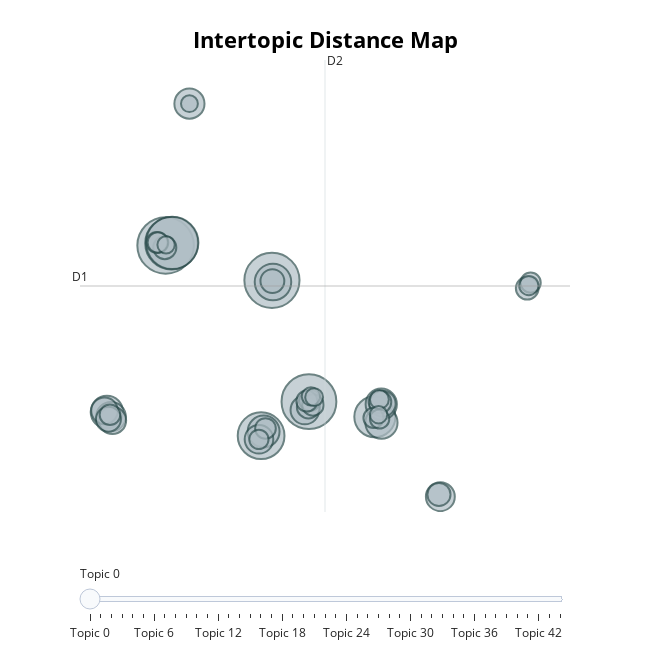

The notebook cell saved with this chart:
### Markdown cell above
We can see that the amount of topics has reduced from 65 to 45.

### Code cell
default_topic_model.visualize_topics()

### Figure 1 — Plotly figure (JSON) as saved in the notebook; plotly's stock layout.template omitted (floating-point values rounded to 4 significant figures; data arrays with more than 128 entries replaced by an {"elided": "..."} marker saying what was removed)
{"data": [{"customdata": {"elided": "45x3 mixed values"}, "hovertemplate": "<b>Topic %{customdata[0]}</b><br>%{customdata[1]}<br>Size: %{customdata[2]}", "legendgroup": "", "marker": {"color": "#B0BEC5", "line": {"color": "DarkSlateGrey", "width": 2}, "size": [180, 171, 169, 155, 154, 123, 95, 75, 59, 58, 57, 55, 51, 49, 47, 46, 46, 42, 40, 38, 35, 32, 30, 30, 30, 29, 29, 26, 26, 25, 25, 24, 24, 24, 23, 23, 21, 21, 21, 20, 19, 18, 17, 17, 16], "sizemode": "area", "sizeref": 0.1125, "symbol": "circle"}, "mode": "markers", "name": "", "orientation": "v", "showlegend": false, "type": "scatter", "x": [-9.591, 0.3526, 3.814, -9.041, -8.973, -0.6615, 9.979, 0.4491, -15.08, 10.6, -0.4252, 10.58, -7.364, -14.7, 16.1, -0.8601, 3.431, -14.56, -15.3, 10.7, -14.94, 0.3947, 3.765, -9.67, 15.97, 24.23, 10.45, 3.904, 4.184, 3.617, -10.4, -14.79, -10.31, -0.2517, 9.855, 24.55, -0.8673, 10.42, 24.38, 10.4, 3.998, 4.3, 10.32, -9.549, -7.364], "xaxis": "x", "y": [8.624, 6.605, -0.4059, 8.75, 8.772, -2.368, -1.274, 6.509, -1.001, -1.616, -2.126, -0.5482, 16.82, -1.271, -5.895, -2.575, -0.8872, -1.487, -0.9318, -0.5215, -1.419, 6.563, -0.7063, 8.498, -5.766, 6.154, -0.4221, -0.3187, -0.5912, -0.3689, 8.796, -1.158, 8.794, -1.953, -1.344, 6.473, -2.582, -1.402, 6.305, -0.2777, -0.09801, -0.1435, -1.157, 8.657, 16.82], "yaxis": "y"}], "layout": {"annotations": [{"showarrow": false, "text": "D1", "x": -17.6, "y": 6.28, "yshift": 10}, {"showarrow": false, "text": "D2", "x": 5.315, "xshift": 10, "y": 19.34}], "height": 650, "hoverlabel": {"bgcolor": "white", "font": {"family": "Rockwell", "size": 16}}, "legend": {"itemsizing": "constant", "tracegroupgap": 0}, "margin": {"t": 60}, "shapes": [{"line": {"color": "#CFD8DC", "width": 2}, "type": "line", "x0": 5.315, "x1": 5.315, "y0": -6.78, "y1": 19.34}, {"line": {"color": "#9E9E9E", "width": 2}, "type": "line", "x0": -17.6, "x1": 28.23, "y0": 6.28, "y1": 6.28}], "sliders": [{"active": 0, "pad": {"t": 50}, "steps": [{"args": [{"marker.color": [["red", "#B0BEC5", "#B0BEC5", "#B0BEC5", "#B0BEC5", "#B0BEC5", "#B0BEC5", "#B0BEC5", "#B0BEC5", "#B0BEC5", "#B0BEC5", "#B0BEC5", "#B0BEC5", "#B0BEC5", "#B0BEC5", "#B0BEC5", "#B0BEC5", "#B0BEC5", "#B0BEC5", "#B0BEC5", "#B0BEC5", "#B0BEC5", "#B0BEC5", "#B0BEC5", "#B0BEC5", "#B0BEC5", "#B0BEC5", "#B0BEC5", "#B0BEC5", "#B0BEC5", "#B0BEC5", "#B0BEC5", "#B0BEC5", "#B0BEC5", "#B0BEC5", "#B0BEC5", "#B0BEC5", "#B0BEC5", "#B0BEC5", "#B0BEC5", "#B0BEC5", "#B0BEC5", "#B0BEC5", "#B0BEC5", "#B0BEC5"]]}], "label": "Topic 0", "method": "update"}, {"args": [{"marker.color": [["#B0BEC5", "red", "#B0BEC5", "#B0BEC5", "#B0BEC5", "#B0BEC5", "#B0BEC5", "#B0BEC5", "#B0BEC5", "#B0BEC5", "#B0BEC5", "#B0BEC5", "#B0BEC5", "#B0BEC5", "#B0BEC5", "#B0BEC5", "#B0BEC5", "#B0BEC5", "#B0BEC5", "#B0BEC5", "#B0BEC5", "#B0BEC5", "#B0BEC5", "#B0BEC5", "#B0BEC5", "#B0BEC5", "#B0BEC5", "#B0BEC5", "#B0BEC5", "#B0BEC5", "#B0BEC5", "#B0BEC5", "#B0BEC5", "#B0BEC5", "#B0BEC5", "#B0BEC5", "#B0BEC5", "#B0BEC5", "#B0BEC5", "#B0BEC5", "#B0BEC5", "#B0BEC5", "#B0BEC5", "#B0BEC5", "#B0BEC5"]]}], "label": "Topic 1", "method": "update"}, {"args": [{"marker.color": [["#B0BEC5", "#B0BEC5", "red", "#B0BEC5", "#B0BEC5", "#B0BEC5", "#B0BEC5", "#B0BEC5", "#B0BEC5", "#B0BEC5", "#B0BEC5", "#B0BEC5", "#B0BEC5", "#B0BEC5", "#B0BEC5", "#B0BEC5", "#B0BEC5", "#B0BEC5", "#B0BEC5", "#B0BEC5", "#B0BEC5", "#B0BEC5", "#B0BEC5", "#B0BEC5", "#B0BEC5", "#B0BEC5", "#B0BEC5", "#B0BEC5", "#B0BEC5", "#B0BEC5", "#B0BEC5", "#B0BEC5", "#B0BEC5", "#B0BEC5", "#B0BEC5", "#B0BEC5", "#B0BEC5", "#B0BEC5", "#B0BEC5", "#B0BEC5", "#B0BEC5", "#B0BEC5", "#B0BEC5", "#B0BEC5", "#B0BEC5"]]}], "label": "Topic 2", "method": "update"}, {"args": [{"marker.color": [["#B0BEC5", "#B0BEC5", "#B0BEC5", "red", "#B0BEC5", "#B0BEC5", "#B0BEC5", "#B0BEC5", "#B0BEC5", "#B0BEC5", "#B0BEC5", "#B0BEC5", "#B0BEC5", "#B0BEC5", "#B0BEC5", "#B0BEC5", "#B0BEC5", "#B0BEC5", "#B0BEC5", "#B0BEC5", "#B0BEC5", "#B0BEC5", "#B0BEC5", "#B0BEC5", "#B0BEC5", "#B0BEC5", "#B0BEC5", "#B0BEC5", "#B0BEC5", "#B0BEC5", "#B0BEC5", "#B0BEC5", "#B0BEC5", "#B0BEC5", "#B0BEC5", "#B0BEC5", "#B0BEC5", "#B0BEC5", "#B0BEC5", "#B0BEC5", "#B0BEC5", "#B0BEC5", "#B0BEC5", "#B0BEC5", "#B0BEC5"]]}], "label": "Topic 3", "method": "update"}, {"args": [{"marker.color": [["#B0BEC5", "#B0BEC5", "#B0BEC5", "#B0BEC5", "red", "#B0BEC5", "#B0BEC5", "#B0BEC5", "#B0BEC5", "#B0BEC5", "#B0BEC5", "#B0BEC5", "#B0BEC5", "#B0BEC5", "#B0BEC5", "#B0BEC5", "#B0BEC5", "#B0BEC5", "#B0BEC5", "#B0BEC5", "#B0BEC5", "#B0BEC5", "#B0BEC5", "#B0BEC5", "#B0BEC5", "#B0BEC5", "#B0BEC5", "#B0BEC5", "#B0BEC5", "#B0BEC5", "#B0BEC5", "#B0BEC5", "#B0BEC5", "#B0BEC5", "#B0BEC5", "#B0BEC5", "#B0BEC5", "#B0BEC5", "#B0BEC5", "#B0BEC5", "#B0BEC5", "#B0BEC5", "#B0BEC5", "#B0BEC5", "#B0BEC5"]]}], "label": "Topic 4", "method": "update"}, {"args": [{"marker.color": [["#B0BEC5", "#B0BEC5", "#B0BEC5", "#B0BEC5", "#B0BEC5", "red", "#B0BEC5", "#B0BEC5", "#B0BEC5", "#B0BEC5", "#B0BEC5", "#B0BEC5", "#B0BEC5", "#B0BEC5", "#B0BEC5", "#B0BEC5", "#B0BEC5", "#B0BEC5", "#B0BEC5", "#B0BEC5", "#B0BEC5", "#B0BEC5", "#B0BEC5", "#B0BEC5", "#B0BEC5", "#B0BEC5", "#B0BEC5", "#B0BEC5", "#B0BEC5", "#B0BEC5", "#B0BEC5", "#B0BEC5", "#B0BEC5", "#B0BEC5", "#B0BEC5", "#B0BEC5", "#B0BEC5", "#B0BEC5", "#B0BEC5", "#B0BEC5", "#B0BEC5", "#B0BEC5", "#B0BEC5", "#B0BEC5", "#B0BEC5"]]}], "label": "Topic 5", "method": "update"}, {"args": [{"marker.color": [["#B0BEC5", "#B0BEC5", "#B0BEC5", "#B0BEC5", "#B0BEC5", "#B0BEC5", "red", "#B0BEC5", "#B0BEC5", "#B0BEC5", "#B0BEC5", "#B0BEC5", "#B0BEC5", "#B0BEC5", "#B0BEC5", "#B0BEC5", "#B0BEC5", "#B0BEC5", "#B0BEC5", "#B0BEC5", "#B0BEC5", "#B0BEC5", "#B0BEC5", "#B0BEC5", "#B0BEC5", "#B0BEC5", "#B0BEC5", "#B0BEC5", "#B0BEC5", "#B0BEC5", "#B0BEC5", "#B0BEC5", "#B0BEC5", "#B0BEC5", "#B0BEC5", "#B0BEC5", "#B0BEC5", "#B0BEC5", "#B0BEC5", "#B0BEC5", "#B0BEC5", "#B0BEC5", "#B0BEC5", "#B0BEC5", "#B0BEC5"]]}], "label": "Topic 6", "method": "update"}, {"args": [{"marker.color": [["#B0BEC5", "#B0BEC5", "#B0BEC5", "#B0BEC5", "#B0BEC5", "#B0BEC5", "#B0BEC5", "red", "#B0BEC5", "#B0BEC5", "#B0BEC5", "#B0BEC5", "#B0BEC5", "#B0BEC5", "#B0BEC5", "#B0BEC5", "#B0BEC5", "#B0BEC5", "#B0BEC5", "#B0BEC5", "#B0BEC5", "#B0BEC5", "#B0BEC5", "#B0BEC5", "#B0BEC5", "#B0BEC5", "#B0BEC5", "#B0BEC5", "#B0BEC5", "#B0BEC5", "#B0BEC5", "#B0BEC5", "#B0BEC5", "#B0BEC5", "#B0BEC5", "#B0BEC5", "#B0BEC5", "#B0BEC5", "#B0BEC5", "#B0BEC5", "#B0BEC5", "#B0BEC5", "#B0BEC5", "#B0BEC5", "#B0BEC5"]]}], "label": "Topic 7", "method": "update"}, {"args": [{"marker.color": [["#B0BEC5", "#B0BEC5", "#B0BEC5", "#B0BEC5", "#B0BEC5", "#B0BEC5", "#B0BEC5", "#B0BEC5", "red", "#B0BEC5", "#B0BEC5", "#B0BEC5", "#B0BEC5", "#B0BEC5", "#B0BEC5", "#B0BEC5", "#B0BEC5", "#B0BEC5", "#B0BEC5", "#B0BEC5", "#B0BEC5", "#B0BEC5", "#B0BEC5", "#B0BEC5", "#B0BEC5", "#B0BEC5", "#B0BEC5", "#B0BEC5", "#B0BEC5", "#B0BEC5", "#B0BEC5", "#B0BEC5", "#B0BEC5", "#B0BEC5", "#B0BEC5", "#B0BEC5", "#B0BEC5", "#B0BEC5", "#B0BEC5", "#B0BEC5", "#B0BEC5", "#B0BEC5", "#B0BEC5", "#B0BEC5", "#B0BEC5"]]}], "label": "Topic 8", "method": "update"}, {"args": [{"marker.color": [["#B0BEC5", "#B0BEC5", "#B0BEC5", "#B0BEC5", "#B0BEC5", "#B0BEC5", "#B0BEC5", "#B0BEC5", "#B0BEC5", "red", "#B0BEC5", "#B0BEC5", "#B0BEC5", "#B0BEC5", "#B0BEC5", "#B0BEC5", "#B0BEC5", "#B0BEC5", "#B0BEC5", "#B0BEC5", "#B0BEC5", "#B0BEC5", "#B0BEC5", "#B0BEC5", "#B0BEC5", "#B0BEC5", "#B0BEC5", "#B0BEC5", "#B0BEC5", "#B0BEC5", "#B0BEC5", "#B0BEC5", "#B0BEC5", "#B0BEC5", "#B0BEC5", "#B0BEC5", "#B0BEC5", "#B0BEC5", "#B0BEC5", "#B0BEC5", "#B0BEC5", "#B0BEC5", "#B0BEC5", "#B0BEC5", "#B0BEC5"]]}], "label": "Topic 9", "method": "update"}, {"args": [{"marker.color": [["#B0BEC5", "#B0BEC5", "#B0BEC5", "#B0BEC5", "#B0BEC5", "#B0BEC5", "#B0BEC5", "#B0BEC5", "#B0BEC5", "#B0BEC5", "red", "#B0BEC5", "#B0BEC5", "#B0BEC5", "#B0BEC5", "#B0BEC5", "#B0BEC5", "#B0BEC5", "#B0BEC5", "#B0BEC5", "#B0BEC5", "#B0BEC5", "#B0BEC5", "#B0BEC5", "#B0BEC5", "#B0BEC5", "#B0BEC5", "#B0BEC5", "#B0BEC5", "#B0BEC5", "#B0BEC5", "#B0BEC5", "#B0BEC5", "#B0BEC5", "#B0BEC5", "#B0BEC5", "#B0BEC5", "#B0BEC5", "#B0BEC5", "#B0BEC5", "#B0BEC5", "#B0BEC5", "#B0BEC5", "#B0BEC5", "#B0BEC5"]]}], "label": "Topic 10", "method": "update"}, {"args": [{"marker.color": [["#B0BEC5", "#B0BEC5", "#B0BEC5", "#B0BEC5", "#B0BEC5", "#B0BEC5", "#B0BEC5", "#B0BEC5", "#B0BEC5", "#B0BEC5", "#B0BEC5", "red", "#B0BEC5", "#B0BEC5", "#B0BEC5", "#B0BEC5", "#B0BEC5", "#B0BEC5", "#B0BEC5", "#B0BEC5", "#B0BEC5", "#B0BEC5", "#B0BEC5", "#B0BEC5", "#B0BEC5", "#B0BEC5", "#B0BEC5", "#B0BEC5", "#B0BEC5", "#B0BEC5", "#B0BEC5", "#B0BEC5", "#B0BEC5", "#B0BEC5", "#B0BEC5", "#B0BEC5", "#B0BEC5", "#B0BEC5", "#B0BEC5", "#B0BEC5", "#B0BEC5", "#B0BEC5", "#B0BEC5", "#B0BEC5", "#B0BEC5"]]}], "label": "Topic 11", "method": "update"}, {"args": [{"marker.color": [["#B0BEC5", "#B0BEC5", "#B0BEC5", "#B0BEC5", "#B0BEC5", "#B0BEC5", "#B0BEC5", "#B0BEC5", "#B0BEC5", "#B0BEC5", "#B0BEC5", "#B0BEC5", "red", "#B0BEC5", "#B0BEC5", "#B0BEC5", "#B0BEC5", "#B0BEC5", "#B0BEC5", "#B0BEC5", "#B0BEC5", "#B0BEC5", "#B0BEC5", "#B0BEC5", "#B0BEC5", "#B0BEC5", "#B0BEC5", "#B0BEC5", "#B0BEC5", "#B0BEC5", "#B0BEC5", "#B0BEC5", "#B0BEC5", "#B0BEC5", "#B0BEC5", "#B0BEC5", "#B0BEC5", "#B0BEC5", "#B0BEC5", "#B0BEC5", "#B0BEC5", "#B0BEC5", "#B0BEC5", "#B0BEC5", "#B0BEC5"]]}], "label": "Topic 12", "method": "update"}, {"args": [{"marker.color": [["#B0BEC5", "#B0BEC5", "#B0BEC5", "#B0BEC5", "#B0BEC5", "#B0BEC5", "#B0BEC5", "#B0BEC5", "#B0BEC5", "#B0BEC5", "#B0BEC5", "#B0BEC5", "#B0BEC5", "red", "#B0BEC5", "#B0BEC5", "#B0BEC5", "#B0BEC5", "#B0BEC5", "#B0BEC5", "#B0BEC5", "#B0BEC5", "#B0BEC5", "#B0BEC5", "#B0BEC5", "#B0BEC5", "#B0BEC5", "#B0BEC5", "#B0BEC5", "#B0BEC5", "#B0BEC5", "#B0BEC5", "#B0BEC5", "#B0BEC5", "#B0BEC5", "#B0BEC5", "#B0BEC5", "#B0BEC5", "#B0BEC5", "#B0BEC5", "#B0BEC5", "#B0BEC5", "#B0BEC5", "#B0BEC5", "#B0BEC5"]]}], "label": "Topic 13", "method": "update"}, {"args": [{"marker.color": [["#B0BEC5", "#B0BEC5", "#B0BEC5", "#B0BEC5", "#B0BEC5", "#B0BEC5", "#B0BEC5", "#B0BEC5", "#B0BEC5", "#B0BEC5", "#B0BEC5", "#B0BEC5", "#B0BEC5", "#B0BEC5", "red", "#B0BEC5", "#B0BEC5", "#B0BEC5", "#B0BEC5", "#B0BEC5", "#B0BEC5", "#B0BEC5", "#B0BEC5", "#B0BEC5", "#B0BEC5", "#B0BEC5", "#B0BEC5", "#B0BEC5", "#B0BEC5", "#B0BEC5", "#B0BEC5", "#B0BEC5", "#B0BEC5", "#B0BEC5", "#B0BEC5", "#B0BEC5", "#B0BEC5", "#B0BEC5", "#B0BEC5", "#B0BEC5", "#B0BEC5", "#B0BEC5", "#B0BEC5", "#B0BEC5", "#B0BEC5"]]}], "label": "Topic 14", "method": "update"}, {"args": [{"marker.color": [["#B0BEC5", "#B0BEC5", "#B0BEC5", "#B0BEC5", "#B0BEC5", "#B0BEC5", "#B0BEC5", "#B0BEC5", "#B0BEC5", "#B0BEC5", "#B0BEC5", "#B0BEC5", "#B0BEC5", "#B0BEC5", "#B0BEC5", "red", "#B0BEC5", "#B0BEC5", "#B0BEC5", "#B0BEC5", "#B0BEC5", "#B0BEC5", "#B0BEC5", "#B0BEC5", "#B0BEC5", "#B0BEC5", "#B0BEC5", "#B0BEC5", "#B0BEC5", "#B0BEC5", "#B0BEC5", "#B0BEC5", "#B0BEC5", "#B0BEC5", "#B0BEC5", "#B0BEC5", "#B0BEC5", "#B0BEC5", "#B0BEC5", "#B0BEC5", "#B0BEC5", "#B0BEC5", "#B0BEC5", "#B0BEC5", "#B0BEC5"]]}], "label": "Topic 15", "method": "update"}, {"args": [{"marker.color": [["#B0BEC5", "#B0BEC5", "#B0BEC5", "#B0BEC5", "#B0BEC5", "#B0BEC5", "#B0BEC5", "#B0BEC5", "#B0BEC5", "#B0BEC5", "#B0BEC5", "#B0BEC5", "#B0BEC5", "#B0BEC5", "#B0BEC5", "#B0BEC5", "red", "#B0BEC5", "#B0BEC5", "#B0BEC5", "#B0BEC5", "#B0BEC5", "#B0BEC5", "#B0BEC5", "#B0BEC5", "#B0BEC5", "#B0BEC5", "#B0BEC5", "#B0BEC5", "#B0BEC5", "#B0BEC5", "#B0BEC5", "#B0BEC5", "#B0BEC5", "#B0BEC5", "#B0BEC5", "#B0BEC5", "#B0BEC5", "#B0BEC5", "#B0BEC5", "#B0BEC5", "#B0BEC5", "#B0BEC5", "#B0BEC5", "#B0BEC5"]]}], "label": "Topic 16", "method": "update"}, {"args": [{"marker.color": [["#B0BEC5", "#B0BEC5", "#B0BEC5", "#B0BEC5", "#B0BEC5", "#B0BEC5", "#B0BEC5", "#B0BEC5", "#B0BEC5", "#B0BEC5", "#B0BEC5", "#B0BEC5", "#B0BEC5", "#B0BEC5", "#B0BEC5", "#B0BEC5", "#B0BEC5", "red", "#B0BEC5", "#B0BEC5", "#B0BEC5", "#B0BEC5", "#B0BEC5", "#B0BEC5", "#B0BEC5", "#B0BEC5", "#B0BEC5", "#B0BEC5", "#B0BEC5", "#B0BEC5", "#B0BEC5", "#B0BEC5", "#B0BEC5", "#B0BEC5", "#B0BEC5", "#B0BEC5", "#B0BEC5", "#B0BEC5", "#B0BEC5", "#B0BEC5", "#B0BEC5", "#B0BEC5", "#B0BEC5", "#B0BEC5", "#B0BEC5"]]}], "label": "Topic 17", "method": "update"}, {"args": [{"marker.color": [["#B0BEC5", "#B0BEC5", "#B0BEC5", "#B0BEC5", "#B0BEC5", "#B0BEC5", "#B0BEC5", "#B0BEC5", "#B0BEC5", "#B0BEC5", "#B0BEC5", "#B0BEC5", "#B0BEC5", "#B0BEC5", "#B0BEC5", "#B0BEC5", "#B0BEC5", "#B0BEC5", "red", "#B0BEC5", "#B0BEC5", "#B0BEC5", "#B0BEC5", "#B0BEC5", "#B0BEC5", "#B0BEC5", "#B0BEC5", "#B0BEC5", "#B0BEC5", "#B0BEC5", "#B0BEC5", "#B0BEC5", "#B0BEC5", "#B0BEC5", "#B0BEC5", "#B0BEC5", "#B0BEC5", "#B0BEC5", "#B0BEC5", "#B0BEC5", "#B0BEC5", "#B0BEC5", "#B0BEC5", "#B0BEC5", "#B0BEC5"]]}], "label": "Topic 18", "method": "update"}, {"args": [{"marker.color": [["#B0BEC5", "#B0BEC5", "#B0BEC5", "#B0BEC5", "#B0BEC5", "#B0BEC5", "#B0BEC5", "#B0BEC5", "#B0BEC5", "#B0BEC5", "#B0BEC5", "#B0BEC5", "#B0BEC5", "#B0BEC5", "#B0BEC5", "#B0BEC5", "#B0BEC5", "#B0BEC5", "#B0BEC5", "red", "#B0BEC5", "#B0BEC5", "#B0BEC5", "#B0BEC5", "#B0BEC5", "#B0BEC5", "#B0BEC5", "#B0BEC5", "#B0BEC5", "#B0BEC5", "#B0BEC5", "#B0BEC5", "#B0BEC5", "#B0BEC5", "#B0BEC5", "#B0BEC5", "#B0BEC5", "#B0BEC5", "#B0BEC5", "#B0BEC5", "#B0BEC5", "#B0BEC5", "#B0BEC5", "#B0BEC5", "#B0BEC5"]]}], "label": "Topic 19", "method": "update"}, {"args": [{"marker.color": [["#B0BEC5", "#B0BEC5", "#B0BEC5", "#B0BEC5", "#B0BEC5", "#B0BEC5", "#B0BEC5", "#B0BEC5", "#B0BEC5", "#B0BEC5", "#B0BEC5", "#B0BEC5", "#B0BEC5", "#B0BEC5", "#B0BEC5", "#B0BEC5", "#B0BEC5", "#B0BEC5", "#B0BEC5", "#B0BEC5", "red", "#B0BEC5", "#B0BEC5", "#B0BEC5", "#B0BEC5", "#B0BEC5", "#B0BEC5", "#B0BEC5", "#B0BEC5", "#B0BEC5", "#B0BEC5", "#B0BEC5", "#B0BEC5", "#B0BEC5", "#B0BEC5", "#B0BEC5", "#B0BEC5", "#B0BEC5", "#B0BEC5", "#B0BEC5", "#B0BEC5", "#B0BEC5", "#B0BEC5", "#B0BEC5", "#B0BEC5"]]}], "label": "Topic 20", "method": "update"}, {"args": [{"marker.color": [["#B0BEC5", "#B0BEC5", "#B0BEC5", "#B0BEC5", "#B0BEC5", "#B0BEC5", "#B0BEC5", "#B0BEC5", "#B0BEC5", "#B0BEC5", "#B0BEC5", "#B0BEC5", "#B0BEC5", "#B0BEC5", "#B0BEC5", "#B0BEC5", "#B0BEC5", "#B0BEC5", "#B0BEC5", "#B0BEC5", "#B0BEC5", "red", "#B0BEC5", "#B0BEC5", "#B0BEC5", "#B0BEC5", "#B0BEC5", "#B0BEC5", "#B0BEC5", "#B0BEC5", "#B0BEC5", "#B0BEC5", "#B0BEC5", "#B0BEC5", "#B0BEC5", "#B0BEC5", "#B0BEC5", "#B0BEC5", "#B0BEC5", "#B0BEC5", "#B0BEC5", "#B0BEC5", "#B0BEC5", "#B0BEC5", "#B0BEC5"]]}], "label": "Topic 21", "method": "update"}, {"args": [{"marker.color": [["#B0BEC5", "#B0BEC5", "#B0BEC5", "#B0BEC5", "#B0BEC5", "#B0BEC5", "#B0BEC5", "#B0BEC5", "#B0BEC5", "#B0BEC5", "#B0BEC5", "#B0BEC5", "#B0BEC5", "#B0BEC5", "#B0BEC5", "#B0BEC5", "#B0BEC5", "#B0BEC5", "#B0BEC5", "#B0BEC5", "#B0BEC5", "#B0BEC5", "red", "#B0BEC5", "#B0BEC5", "#B0BEC5", "#B0BEC5", "#B0BEC5", "#B0BEC5", "#B0BEC5", "#B0BEC5", "#B0BEC5", "#B0BEC5", "#B0BEC5", "#B0BEC5", "#B0BEC5", "#B0BEC5", "#B0BEC5", "#B0BEC5", "#B0BEC5", "#B0BEC5", "#B0BEC5", "#B0BEC5", "#B0BEC5", "#B0BEC5"]]}], "label": "Topic 22", "method": "update"}, {"args": [{"marker.color": [["#B0BEC5", "#B0BEC5", "#B0BEC5", "#B0BEC5", "#B0BEC5", "#B0BEC5", "#B0BEC5", "#B0BEC5", "#B0BEC5", "#B0BEC5", "#B0BEC5", "#B0BEC5", "#B0BEC5", "#B0BEC5", "#B0BEC5", "#B0BEC5", "#B0BEC5", "#B0BEC5", "#B0BEC5", "#B0BEC5", "#B0BEC5", "#B0BEC5", "#B0BEC5", "red", "#B0BEC5", "#B0BEC5", "#B0BEC5", "#B0BEC5", "#B0BEC5", "#B0BEC5", "#B0BEC5", "#B0BEC5", "#B0BEC5", "#B0BEC5", "#B0BEC5", "#B0BEC5", "#B0BEC5", "#B0BEC5", "#B0BEC5", "#B0BEC5", "#B0BEC5", "#B0BEC5", "#B0BEC5", "#B0BEC5", "#B0BEC5"]]}], "label": "Topic 23", "method": "update"}, {"args": [{"marker.color": [["#B0BEC5", "#B0BEC5", "#B0BEC5", "#B0BEC5", "#B0BEC5", "#B0BEC5", "#B0BEC5", "#B0BEC5", "#B0BEC5", "#B0BEC5", "#B0BEC5", "#B0BEC5", "#B0BEC5", "#B0BEC5", "#B0BEC5", "#B0BEC5", "#B0BEC5", "#B0BEC5", "#B0BEC5", "#B0BEC5", "#B0BEC5", "#B0BEC5", "#B0BEC5", "#B0BEC5", "red", "#B0BEC5", "#B0BEC5", "#B0BEC5", "#B0BEC5", "#B0BEC5", "#B0BEC5", "#B0BEC5", "#B0BEC5", "#B0BEC5", "#B0BEC5", "#B0BEC5", "#B0BEC5", "#B0BEC5", "#B0BEC5", "#B0BEC5", "#B0BEC5", "#B0BEC5", "#B0BEC5", "#B0BEC5", "#B0BEC5"]]}], "label": "Topic 24", "method": "update"}, {"args": [{"marker.color": [["#B0BEC5", "#B0BEC5", "#B0BEC5", "#B0BEC5", "#B0BEC5", "#B0BEC5", "#B0BEC5", "#B0BEC5", "#B0BEC5", "#B0BEC5", "#B0BEC5", "#B0BEC5", "#B0BEC5", "#B0BEC5", "#B0BEC5", "#B0BEC5", "#B0BEC5", "#B0BEC5", "#B0BEC5", "#B0BEC5", "#B0BEC5", "#B0BEC5", "#B0BEC5", "#B0BEC5", "#B0BEC5", "red", "#B0BEC5", "#B0BEC5", "#B0BEC5", "#B0BEC5", "#B0BEC5", "#B0BEC5", "#B0BEC5", "#B0BEC5", "#B0BEC5", "#B0BEC5", "#B0BEC5", "#B0BEC5", "#B0BEC5", "#B0BEC5", "#B0BEC5", "#B0BEC5", "#B0BEC5", "#B0BEC5", "#B0BEC5"]]}], "label": "Topic 25", "method": "update"}, {"args": [{"marker.color": [["#B0BEC5", "#B0BEC5", "#B0BEC5", "#B0BEC5", "#B0BEC5", "#B0BEC5", "#B0BEC5", "#B0BEC5", "#B0BEC5", "#B0BEC5", "#B0BEC5", "#B0BEC5", "#B0BEC5", "#B0BEC5", "#B0BEC5", "#B0BEC5", "#B0BEC5", "#B0BEC5", "#B0BEC5", "#B0BEC5", "#B0BEC5", "#B0BEC5", "#B0BEC5", "#B0BEC5", "#B0BEC5", "#B0BEC5", "red", "#B0BEC5", "#B0BEC5", "#B0BEC5", "#B0BEC5", "#B0BEC5", "#B0BEC5", "#B0BEC5", "#B0BEC5", "#B0BEC5", "#B0BEC5", "#B0BEC5", "#B0BEC5", "#B0BEC5", "#B0BEC5", "#B0BEC5", "#B0BEC5", "#B0BEC5", "#B0BEC5"]]}], "label": "Topic 26", "method": "update"}, {"args": [{"marker.color": [["#B0BEC5", "#B0BEC5", "#B0BEC5", "#B0BEC5", "#B0BEC5", "#B0BEC5", "#B0BEC5", "#B0BEC5", "#B0BEC5", "#B0BEC5", "#B0BEC5", "#B0BEC5", "#B0BEC5", "#B0BEC5", "#B0BEC5", "#B0BEC5", "#B0BEC5", "#B0BEC5", "#B0BEC5", "#B0BEC5", "#B0BEC5", "#B0BEC5", "#B0BEC5", "#B0BEC5", "#B0BEC5", "#B0BEC5", "#B0BEC5", "red", "#B0BEC5", "#B0BEC5", "#B0BEC5", "#B0BEC5", "#B0BEC5", "#B0BEC5", "#B0BEC5", "#B0BEC5", "#B0BEC5", "#B0BEC5", "#B0BEC5", "#B0BEC5", "#B0BEC5", "#B0BEC5", "#B0BEC5", "#B0BEC5", "#B0BEC5"]]}], "label": "Topic 27", "method": "update"}, {"args": [{"marker.color": [["#B0BEC5", "#B0BEC5", "#B0BEC5", "#B0BEC5", "#B0BEC5", "#B0BEC5", "#B0BEC5", "#B0BEC5", "#B0BEC5", "#B0BEC5", "#B0BEC5", "#B0BEC5", "#B0BEC5", "#B0BEC5", "#B0BEC5", "#B0BEC5", "#B0BEC5", "#B0BEC5", "#B0BEC5", "#B0BEC5", "#B0BEC5", "#B0BEC5", "#B0BEC5", "#B0BEC5", "#B0BEC5", "#B0BEC5", "#B0BEC5", "#B0BEC5", "red", "#B0BEC5", "#B0BEC5", "#B0BEC5", "#B0BEC5", "#B0BEC5", "#B0BEC5", "#B0BEC5", "#B0BEC5", "#B0BEC5", "#B0BEC5", "#B0BEC5", "#B0BEC5", "#B0BEC5", "#B0BEC5", "#B0BEC5", "#B0BEC5"]]}], "label": "Topic 28", "method": "update"}, {"args": [{"marker.color": [["#B0BEC5", "#B0BEC5", "#B0BEC5", "#B0BEC5", "#B0BEC5", "#B0BEC5", "#B0BEC5", "#B0BEC5", "#B0BEC5", "#B0BEC5", "#B0BEC5", "#B0BEC5", "#B0BEC5", "#B0BEC5", "#B0BEC5", "#B0BEC5", "#B0BEC5", "#B0BEC5", "#B0BEC5", "#B0BEC5", "#B0BEC5", "#B0BEC5", "#B0BEC5", "#B0BEC5", "#B0BEC5", "#B0BEC5", "#B0BEC5", "#B0BEC5", "#B0BEC5", "red", "#B0BEC5", "#B0BEC5", "#B0BEC5", "#B0BEC5", "#B0BEC5", "#B0BEC5", "#B0BEC5", "#B0BEC5", "#B0BEC5", "#B0BEC5", "#B0BEC5", "#B0BEC5", "#B0BEC5", "#B0BEC5", "#B0BEC5"]]}], "label": "Topic 29", "method": "update"}, {"args": [{"marker.color": [["#B0BEC5", "#B0BEC5", "#B0BEC5", "#B0BEC5", "#B0BEC5", "#B0BEC5", "#B0BEC5", "#B0BEC5", "#B0BEC5", "#B0BEC5", "#B0BEC5", "#B0BEC5", "#B0BEC5", "#B0BEC5", "#B0BEC5", "#B0BEC5", "#B0BEC5", "#B0BEC5", "#B0BEC5", "#B0BEC5", "#B0BEC5", "#B0BEC5", "#B0BEC5", "#B0BEC5", "#B0BEC5", "#B0BEC5", "#B0BEC5", "#B0BEC5", "#B0BEC5", "#B0BEC5", "red", "#B0BEC5", "#B0BEC5", "#B0BEC5", "#B0BEC5", "#B0BEC5", "#B0BEC5", "#B0BEC5", "#B0BEC5", "#B0BEC5", "#B0BEC5", "#B0BEC5", "#B0BEC5", "#B0BEC5", "#B0BEC5"]]}], "label": "Topic 30", "method": "update"}, {"args": [{"marker.color": [["#B0BEC5", "#B0BEC5", "#B0BEC5", "#B0BEC5", "#B0BEC5", "#B0BEC5", "#B0BEC5", "#B0BEC5", "#B0BEC5", "#B0BEC5", "#B0BEC5", "#B0BEC5", "#B0BEC5", "#B0BEC5", "#B0BEC5", "#B0BEC5", "#B0BEC5", "#B0BEC5", "#B0BEC5", "#B0BEC5", "#B0BEC5", "#B0BEC5", "#B0BEC5", "#B0BEC5", "#B0BEC5", "#B0BEC5", "#B0BEC5", "#B0BEC5", "#B0BEC5", "#B0BEC5", "#B0BEC5", "red", "#B0BEC5", "#B0BEC5", "#B0BEC5", "#B0BEC5", "#B0BEC5", "#B0BEC5", "#B0BEC5", "#B0BEC5", "#B0BEC5", "#B0BEC5", "#B0BEC5", "#B0BEC5", "#B0BEC5"]]}], "label": "Topic 31", "method": "update"}, {"args": [{"marker.color": [["#B0BEC5", "#B0BEC5", "#B0BEC5", "#B0BEC5", "#B0BEC5", "#B0BEC5", "#B0BEC5", "#B0BEC5", "#B0BEC5", "#B0BEC5", "#B0BEC5", "#B0BEC5", "#B0BEC5", "#B0BEC5", "#B0BEC5", "#B0BEC5", "#B0BEC5", "#B0BEC5", "#B0BEC5", "#B0BEC5", "#B0BEC5", "#B0BEC5", "#B0BEC5", "#B0BEC5", "#B0BEC5", "#B0BEC5", "#B0BEC5", "#B0BEC5", "#B0BEC5", "#B0BEC5", "#B0BEC5", "#B0BEC5", "red", "#B0BEC5", "#B0BEC5", "#B0BEC5", "#B0BEC5", "#B0BEC5", "#B0BEC5", "#B0BEC5", "#B0BEC5", "#B0BEC5", "#B0BEC5", "#B0BEC5", "#B0BEC5"]]}], "label": "Topic 32", "method": "update"}, {"args": [{"marker.color": [["#B0BEC5", "#B0BEC5", "#B0BEC5", "#B0BEC5", "#B0BEC5", "#B0BEC5", "#B0BEC5", "#B0BEC5", "#B0BEC5", "#B0BEC5", "#B0BEC5", "#B0BEC5", "#B0BEC5", "#B0BEC5", "#B0BEC5", "#B0BEC5", "#B0BEC5", "#B0BEC5", "#B0BEC5", "#B0BEC5", "#B0BEC5", "#B0BEC5", "#B0BEC5", "#B0BEC5", "#B0BEC5", "#B0BEC5", "#B0BEC5", "#B0BEC5", "#B0BEC5", "#B0BEC5", "#B0BEC5", "#B0BEC5", "#B0BEC5", "red", "#B0BEC5", "#B0BEC5", "#B0BEC5", "#B0BEC5", "#B0BEC5", "#B0BEC5", "#B0BEC5", "#B0BEC5", "#B0BEC5", "#B0BEC5", "#B0BEC5"]]}], "label": "Topic 33", "method": "update"}, {"args": [{"marker.color": [["#B0BEC5", "#B0BEC5", "#B0BEC5", "#B0BEC5", "#B0BEC5", "#B0BEC5", "#B0BEC5", "#B0BEC5", "#B0BEC5", "#B0BEC5", "#B0BEC5", "#B0BEC5", "#B0BEC5", "#B0BEC5", "#B0BEC5", "#B0BEC5", "#B0BEC5", "#B0BEC5", "#B0BEC5", "#B0BEC5", "#B0BEC5", "#B0BEC5", "#B0BEC5", "#B0BEC5", "#B0BEC5", "#B0BEC5", "#B0BEC5", "#B0BEC5", "#B0BEC5", "#B0BEC5", "#B0BEC5", "#B0BEC5", "#B0BEC5", "#B0BEC5", "red", "#B0BEC5", "#B0BEC5", "#B0BEC5", "#B0BEC5", "#B0BEC5", "#B0BEC5", "#B0BEC5", "#B0BEC5", "#B0BEC5", "#B0BEC5"]]}], "label": "Topic 34", "method": "update"}, {"args": [{"marker.color": [["#B0BEC5", "#B0BEC5", "#B0BEC5", "#B0BEC5", "#B0BEC5", "#B0BEC5", "#B0BEC5", "#B0BEC5", "#B0BEC5", "#B0BEC5", "#B0BEC5", "#B0BEC5", "#B0BEC5", "#B0BEC5", "#B0BEC5", "#B0BEC5", "#B0BEC5", "#B0BEC5", "#B0BEC5", "#B0BEC5", "#B0BEC5", "#B0BEC5", "#B0BEC5", "#B0BEC5", "#B0BEC5", "#B0BEC5", "#B0BEC5", "#B0BEC5", "#B0BEC5", "#B0BEC5", "#B0BEC5", "#B0BEC5", "#B0BEC5", "#B0BEC5", "#B0BEC5", "red", "#B0BEC5", "#B0BEC5", "#B0BEC5", "#B0BEC5", "#B0BEC5", "#B0BEC5", "#B0BEC5", "#B0BEC5", "#B0BEC5"]]}], "label": "Topic 35", "method": "update"}, {"args": [{"marker.color": [["#B0BEC5", "#B0BEC5", "#B0BEC5", "#B0BEC5", "#B0BEC5", "#B0BEC5", "#B0BEC5", "#B0BEC5", "#B0BEC5", "#B0BEC5", "#B0BEC5", "#B0BEC5", "#B0BEC5", "#B0BEC5", "#B0BEC5", "#B0BEC5", "#B0BEC5", "#B0BEC5", "#B0BEC5", "#B0BEC5", "#B0BEC5", "#B0BEC5", "#B0BEC5", "#B0BEC5", "#B0BEC5", "#B0BEC5", "#B0BEC5", "#B0BEC5", "#B0BEC5", "#B0BEC5", "#B0BEC5", "#B0BEC5", "#B0BEC5", "#B0BEC5", "#B0BEC5", "#B0BEC5", "red", "#B0BEC5", "#B0BEC5", "#B0BEC5", "#B0BEC5", "#B0BEC5", "#B0BEC5", "#B0BEC5", "#B0BEC5"]]}], "label": "Topic 36", "method": "update"}, {"args": [{"marker.color": [["#B0BEC5", "#B0BEC5", "#B0BEC5", "#B0BEC5", "#B0BEC5", "#B0BEC5", "#B0BEC5", "#B0BEC5", "#B0BEC5", "#B0BEC5", "#B0BEC5", "#B0BEC5", "#B0BEC5", "#B0BEC5", "#B0BEC5", "#B0BEC5", "#B0BEC5", "#B0BEC5", "#B0BEC5", "#B0BEC5", "#B0BEC5", "#B0BEC5", "#B0BEC5", "#B0BEC5", "#B0BEC5", "#B0BEC5", "#B0BEC5", "#B0BEC5", "#B0BEC5", "#B0BEC5", "#B0BEC5", "#B0BEC5", "#B0BEC5", "#B0BEC5", "#B0BEC5", "#B0BEC5", "#B0BEC5", "red", "#B0BEC5", "#B0BEC5", "#B0BEC5", "#B0BEC5", "#B0BEC5", "#B0BEC5", "#B0BEC5"]]}], "label": "Topic 37", "method": "update"}, {"args": [{"marker.color": [["#B0BEC5", "#B0BEC5", "#B0BEC5", "#B0BEC5", "#B0BEC5", "#B0BEC5", "#B0BEC5", "#B0BEC5", "#B0BEC5", "#B0BEC5", "#B0BEC5", "#B0BEC5", "#B0BEC5", "#B0BEC5", "#B0BEC5", "#B0BEC5", "#B0BEC5", "#B0BEC5", "#B0BEC5", "#B0BEC5", "#B0BEC5", "#B0BEC5", "#B0BEC5", "#B0BEC5", "#B0BEC5", "#B0BEC5", "#B0BEC5", "#B0BEC5", "#B0BEC5", "#B0BEC5", "#B0BEC5", "#B0BEC5", "#B0BEC5", "#B0BEC5", "#B0BEC5", "#B0BEC5", "#B0BEC5", "#B0BEC5", "red", "#B0BEC5", "#B0BEC5", "#B0BEC5", "#B0BEC5", "#B0BEC5", "#B0BEC5"]]}], "label": "Topic 38", "method": "update"}, {"args": [{"marker.color": [["#B0BEC5", "#B0BEC5", "#B0BEC5", "#B0BEC5", "#B0BEC5", "#B0BEC5", "#B0BEC5", "#B0BEC5", "#B0BEC5", "#B0BEC5", "#B0BEC5", "#B0BEC5", "#B0BEC5", "#B0BEC5", "#B0BEC5", "#B0BEC5", "#B0BEC5", "#B0BEC5", "#B0BEC5", "#B0BEC5", "#B0BEC5", "#B0BEC5", "#B0BEC5", "#B0BEC5", "#B0BEC5", "#B0BEC5", "#B0BEC5", "#B0BEC5", "#B0BEC5", "#B0BEC5", "#B0BEC5", "#B0BEC5", "#B0BEC5", "#B0BEC5", "#B0BEC5", "#B0BEC5", "#B0BEC5", "#B0BEC5", "#B0BEC5", "red", "#B0BEC5", "#B0BEC5", "#B0BEC5", "#B0BEC5", "#B0BEC5"]]}], "label": "Topic 39", "method": "update"}, {"args": [{"marker.color": [["#B0BEC5", "#B0BEC5", "#B0BEC5", "#B0BEC5", "#B0BEC5", "#B0BEC5", "#B0BEC5", "#B0BEC5", "#B0BEC5", "#B0BEC5", "#B0BEC5", "#B0BEC5", "#B0BEC5", "#B0BEC5", "#B0BEC5", "#B0BEC5", "#B0BEC5", "#B0BEC5", "#B0BEC5", "#B0BEC5", "#B0BEC5", "#B0BEC5", "#B0BEC5", "#B0BEC5", "#B0BEC5", "#B0BEC5", "#B0BEC5", "#B0BEC5", "#B0BEC5", "#B0BEC5", "#B0BEC5", "#B0BEC5", "#B0BEC5", "#B0BEC5", "#B0BEC5", "#B0BEC5", "#B0BEC5", "#B0BEC5", "#B0BEC5", "#B0BEC5", "red", "#B0BEC5", "#B0BEC5", "#B0BEC5", "#B0BEC5"]]}], "label": "Topic 40", "method": "update"}, {"args": [{"marker.color": [["#B0BEC5", "#B0BEC5", "#B0BEC5", "#B0BEC5", "#B0BEC5", "#B0BEC5", "#B0BEC5", "#B0BEC5", "#B0BEC5", "#B0BEC5", "#B0BEC5", "#B0BEC5", "#B0BEC5", "#B0BEC5", "#B0BEC5", "#B0BEC5", "#B0BEC5", "#B0BEC5", "#B0BEC5", "#B0BEC5", "#B0BEC5", "#B0BEC5", "#B0BEC5", "#B0BEC5", "#B0BEC5", "#B0BEC5", "#B0BEC5", "#B0BEC5", "#B0BEC5", "#B0BEC5", "#B0BEC5", "#B0BEC5", "#B0BEC5", "#B0BEC5", "#B0BEC5", "#B0BEC5", "#B0BEC5", "#B0BEC5", "#B0BEC5", "#B0BEC5", "#B0BEC5", "red", "#B0BEC5", "#B0BEC5", "#B0BEC5"]]}], "label": "Topic 41", "method": "update"}, {"args": [{"marker.color": [["#B0BEC5", "#B0BEC5", "#B0BEC5", "#B0BEC5", "#B0BEC5", "#B0BEC5", "#B0BEC5", "#B0BEC5", "#B0BEC5", "#B0BEC5", "#B0BEC5", "#B0BEC5", "#B0BEC5", "#B0BEC5", "#B0BEC5", "#B0BEC5", "#B0BEC5", "#B0BEC5", "#B0BEC5", "#B0BEC5", "#B0BEC5", "#B0BEC5", "#B0BEC5", "#B0BEC5", "#B0BEC5", "#B0BEC5", "#B0BEC5", "#B0BEC5", "#B0BEC5", "#B0BEC5", "#B0BEC5", "#B0BEC5", "#B0BEC5", "#B0BEC5", "#B0BEC5", "#B0BEC5", "#B0BEC5", "#B0BEC5", "#B0BEC5", "#B0BEC5", "#B0BEC5", "#B0BEC5", "red", "#B0BEC5", "#B0BEC5"]]}], "label": "Topic 42", "method": "update"}, {"args": [{"marker.color": [["#B0BEC5", "#B0BEC5", "#B0BEC5", "#B0BEC5", "#B0BEC5", "#B0BEC5", "#B0BEC5", "#B0BEC5", "#B0BEC5", "#B0BEC5", "#B0BEC5", "#B0BEC5", "#B0BEC5", "#B0BEC5", "#B0BEC5", "#B0BEC5", "#B0BEC5", "#B0BEC5", "#B0BEC5", "#B0BEC5", "#B0BEC5", "#B0BEC5", "#B0BEC5", "#B0BEC5", "#B0BEC5", "#B0BEC5", "#B0BEC5", "#B0BEC5", "#B0BEC5", "#B0BEC5", "#B0BEC5", "#B0BEC5", "#B0BEC5", "#B0BEC5", "#B0BEC5", "#B0BEC5", "#B0BEC5", "#B0BEC5", "#B0BEC5", "#B0BEC5", "#B0BEC5", "#B0BEC5", "#B0BEC5", "red", "#B0BEC5"]]}], "label": "Topic 43", "method": "update"}, {"args": [{"marker.color": [["#B0BEC5", "#B0BEC5", "#B0BEC5", "#B0BEC5", "#B0BEC5", "#B0BEC5", "#B0BEC5", "#B0BEC5", "#B0BEC5", "#B0BEC5", "#B0BEC5", "#B0BEC5", "#B0BEC5", "#B0BEC5", "#B0BEC5", "#B0BEC5", "#B0BEC5", "#B0BEC5", "#B0BEC5", "#B0BEC5", "#B0BEC5", "#B0BEC5", "#B0BEC5", "#B0BEC5", "#B0BEC5", "#B0BEC5", "#B0BEC5", "#B0BEC5", "#B0BEC5", "#B0BEC5", "#B0BEC5", "#B0BEC5", "#B0BEC5", "#B0BEC5", "#B0BEC5", "#B0BEC5", "#B0BEC5", "#B0BEC5", "#B0BEC5", "#B0BEC5", "#B0BEC5", "#B0BEC5", "#B0BEC5", "#B0BEC5", "red"]]}], "label": "Topic 44", "method": "update"}]}], "title": {"font": {"color": "Black", "size": 22}, "text": "<b>Intertopic Distance Map</b>", "x": 0.5, "xanchor": "center", "y": 0.95, "yanchor": "top"}, "width": 650, "xaxis": {"anchor": "y", "domain": [0, 1], "range": [-17.6, 28.23], "title": {"text": ""}, "visible": false}, "yaxis": {"anchor": "x", "domain": [0, 1], "range": [-6.78, 19.34], "title": {"text": ""}, "visible": false}}}
